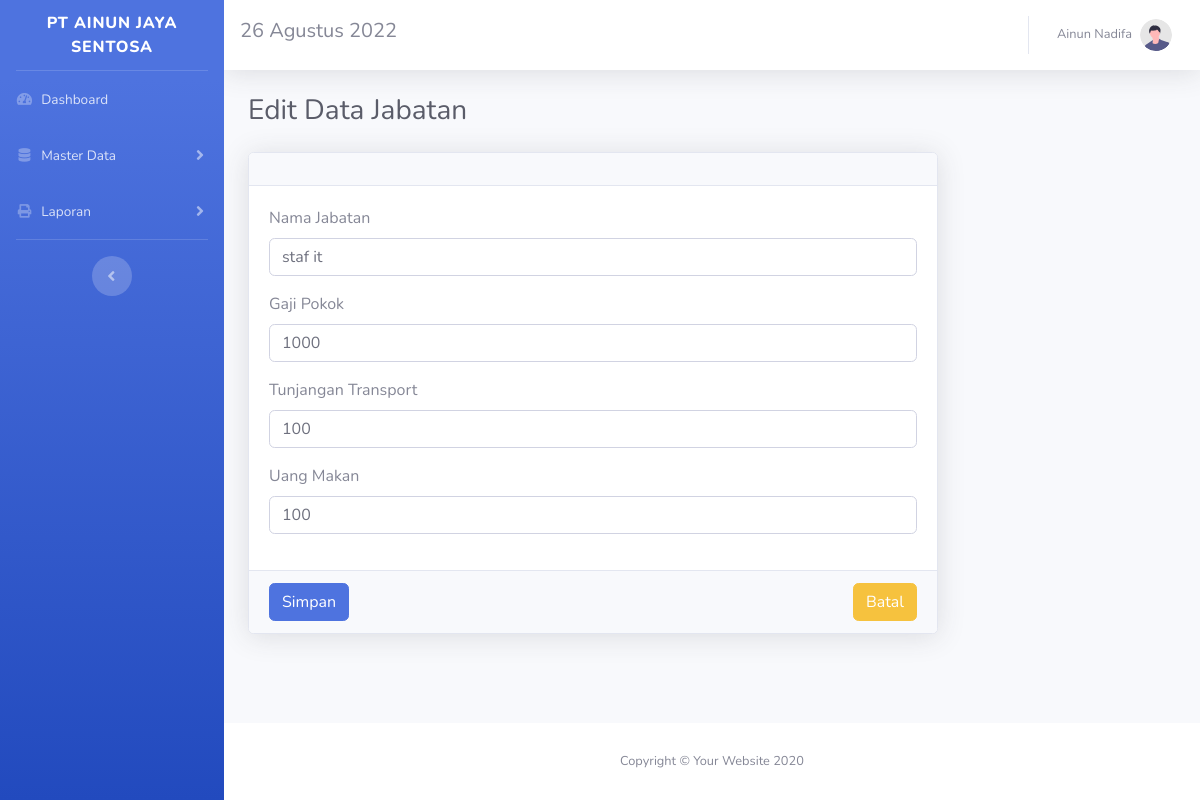
Page /dashboard/jabatan/edit/13 (signed in) on the committed database.
### tables this page shows
CREATE TABLE `jabatan` (
  `id_jabatan` int(10) UNSIGNED NOT NULL,
  `user_id` int(10) UNSIGNED NOT NULL,
  `nama_jabatan` varchar(120) NOT NULL DEFAULT '',
  `gaji_pokok` varchar(50) NOT NULL DEFAULT '',
  `transport` varchar(50) NOT NULL DEFAULT '',
  `uang_makan` varchar(50) NOT NULL DEFAULT ''
);

### application/controllers/dashboard/JabatanController.php (called while the page is built, shortened)
<?php
class JabatanController extends DashboardMainController
{
    public function edit($id)
    {
        $data = $this->jabatan->show($id);
        $this->template('dashboard/jabatan/edit', 'Edit Data Jabatan', $data);
    }
}

### application/models/jabatan.model.php (called while the page is built, shortened)
<?php
class JabatanModel extends Model
{
    public function __construct()
    {
        $this->_table = "jabatan";
    }
    public function show($id)
    {
        $query = $this->selectWhere(array('id_jabatan' => $id));
        $data = $this->getResult($query);
        return $data;
    }
}

### library/model.class.php (called while the page is built, shortened)
<?php
class Model
{
    protected $_dbhandle;
    protected $_table;
    public function connect()
    {
        $this->_dbhandle = mysqli_connect(DB_HOST, DB_USER, DB_PASSWORD, DB_NAME);
    }
    public function query($query)
    {
        return mysqli_query($this->_dbhandle, $query);
    }
    public function selectWhere($condition = array(), $orderBy = '', $order = 'ASC', $limit = '')
    {
        $query = "SELECT*FROM " . $this->_table;
        if (is_array($condition)) {
            $query .= " WHERE";
            foreach ($condition as $key => $value) {
                $query .= " $key='$value' AND";
            }
            $query = substr($query, 0, -3);
        }
        return $this->query($query);
    }
}

### application/views/dashboard/jabatan/edit.view.php (the view, shortened to what this page needs)
<div class="row">
    <div class="col-lg-9">
        <?php
        $data = $data[0];
        ?>
        <div class="card shadow mb-4">
            <form action="<?= BASE_PATH ?>/dashboard/jabatan/update" method="post">
                <div class="card-header py-3"></div>
                <div class="card-body">
                    <div class="form-group">
                        <label for="nama_jabatan">Nama Jabatan</label>
                        <input type="text" id="nama_jabatan" class="form-control" required name="nama_jabatan" value="<?= $data['nama_jabatan'] ?>">
                    </div>
                    <div class="form-group">
                        <label for="gaji_pokok">Gaji Pokok</label>
                        <input type="number" id="gaji_pokok" class="form-control" required name="gaji_pokok" value="<?= $data['gaji_pokok'] ?>">
                    </div>
                    <div class="form-group">
                        <label for="transport">Tunjangan Transport</label>
                        <input type="number" id="transport" class="form-control" required name="transport" value="<?= $data['transport'] ?>">
                    </div>
                    <div class="form-group">
                        <label for="uang_makan">Uang Makan</label>
                        <input type="number" id="uang_makan" class="form-control" required name="uang_makan" value="<?= $data['uang_makan'] ?>">
                    </div>
                </div>
                <div class="card-footer">
                    <a class="float-right btn btn-warning" href="<?= BASE_PATH ?>/dashboard/jabatan">Batal</a>
                    <button class="btn btn-primary" type="submit">Simpan</button>
                </div>
            </form>
        </div>
    </div>
</div>

### rows in the picture
jabatan: nama_jabatan "staf it", gaji_pokok "1000", transport "100", uang_makan "100"

### other values in the picture
$_SESSION['user']['nama_perusahaan'] "PT AINUN JAYA SENTOSA"
$title "Dashboard"
$title "Master Data Laporan"
$_SESSION['user']['nama'] "Ainun Nadifa"
$breadcrumb "Edit Data Jabatan"
